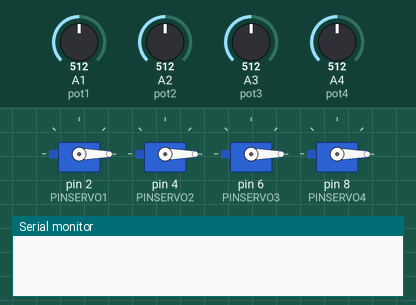
A sketch run on a simulated Arduino Uno, built with avr-gcc and run on an emulated ATmega328P. Parts: 4 × servo, the last lines printed to the serial monitor. The test bench sets the inputs (shaded band); at power-on: A1 (pot1) = 512, A2 (pot2) = 512, A3 (pot3) = 512, A4 (pot4) = 512.

Above: at 1.2 s.
1.3 s: A1 (pot1) set to 660
At 2.0 s:
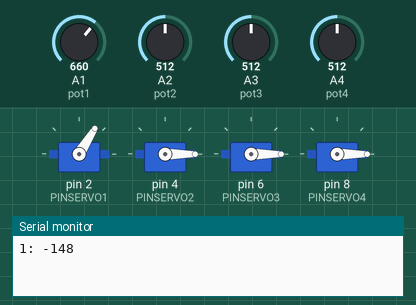
2.8 s: A2 (pot2) set to 596
4.3 s: A2 (pot2) set to 613
At 5.4 s:
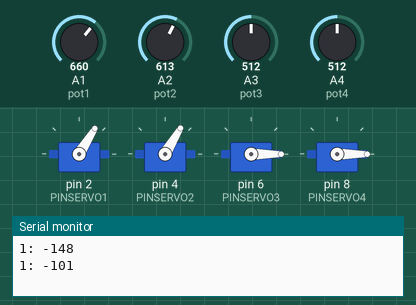
5.8 s: A3 (pot3) set to 605
7.3 s: A3 (pot3) set to 613
At 7.7 s:
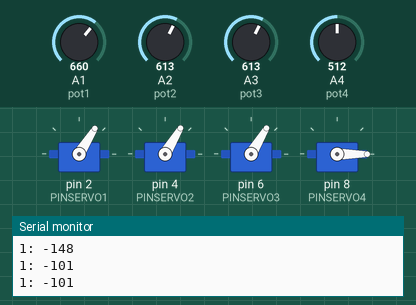
8.8 s: A4 (pot4) set to 604
10.3 s: A4 (pot4) set to 622
At 11.2 s:
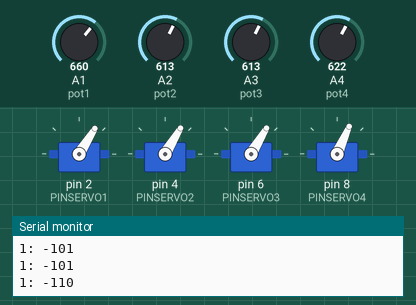
Timing chart, 0 to 12.8 s (numbered marks = the images above; inputs shaded):
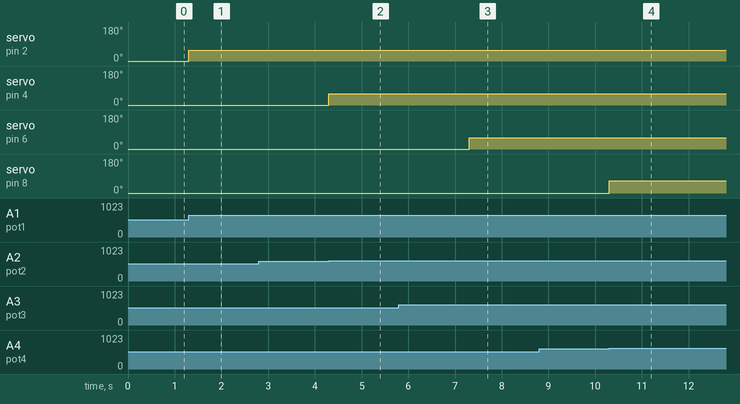

Measured:
- the behaviour switches between 612 and 613 on A2 (pot2) (found by bisection; images 1 and 2)
- the behaviour switches between 612 and 613 on A3 (pot3) (found by bisection; images 2 and 3)
- the behaviour switches between 612 and 613 on A4 (pot4) (found by bisection; images 3 and 4)
- after the input at 1.3 s, servo on pin 2 (PINSERVO1): 0° → 58° at once
- after the input at 2.8 s, every drawn part: stays the same
- after the input at 4.3 s, servo on pin 4 (PINSERVO2): 0° → 59° at once
- after the input at 5.8 s, every drawn part: stays the same
- after the input at 7.3 s, servo on pin 6 (PINSERVO3): 0° → 59° at once
- after the input at 8.8 s, every drawn part: stays the same
- after the input at 10.3 s, servo on pin 8 (PINSERVO4): 0° → 66° at once

The sketch:

Arduino_Servo_mix.ino
```cpp
#include <Servo.h>//Libreria Servo deja algunos pines sin funcionar buscar segun modelo de placa arduino
#include "max6675.h"

// Definir Variables Globales
String StringRecibido; // Donde se almacena toda la data entrante
char inChar; // Caracter que se recibe
String ComandoToEjecutar;
String indicesComando;
bool empiezaString = false;
bool terminaString = false;
int angulosCompuertas[32];//acepta hasta 32 compuertas por arduino, pueden ser mas
int indiceIntArray = 0;
unsigned long millisAnterior = 0;
int intervalo = 500;//indica cada cuantos milisegundos se quiere hacer una medicion
bool modomanual;


// Valores iniciales para calibracion de los motores
// Variables Dinamicas, agregar aca los pines de las demas sensores/servo motores
int PINSERVO1 = 2;
int PULSOMIN1 = 650;
int PULSOMAX1 = 2670;
int pot1 = 1;//pin en donde se conecta el potenciometro 1
int valpot1;//varible que lee el valor de los potenciometros


int PINSERVO2 = 4;
int PULSOMIN2 = 670;
int PULSOMAX2 = 2380;
int pot2 = 2;//pin en donde se conecta el potenciometro 2
int valpot2;//varible que lee el valor de los potenciometros

int PINSERVO3 = 6;
int PULSOMIN3 = 670;
int PULSOMAX3 = 2380;
int pot3 = 3;//pin en donde se conecta el potenciometro 3
int valpot3;//varible que lee el valor de los potenciometros

int PINSERVO4 = 8;
int PULSOMIN4 = 670;
int PULSOMAX4 = 2380;
int pot4 = 4;//pin en donde se conecta el potenciometro 4
int valpot4;//varible que lee el valor de los potenciometros

Servo servo1;
Servo servo2;
Servo servo3;
Servo servo4;

int umbral= 100;//en voltaje es la sensibilidad del potenciometro


int valpot1_i;
int valpot2_i;
int valpot3_i;
int valpot4_i;

void setup() {

  Serial.begin(9600);   // Configura la velocidad del puerto USB (9600 es un estandar)
  servo1.attach(PINSERVO1, PULSOMIN1, PULSOMAX1);//setea el pin de salida para el servomotor y su calibracion
  servo2.attach(PINSERVO2, PULSOMIN2, PULSOMAX2);
  servo3.attach(PINSERVO3, PULSOMIN3, PULSOMAX3);
  servo4.attach(PINSERVO4, PULSOMIN4, PULSOMAX4);
  Serial.begin(9600);
  servo1.write(0);//deja los servos en 0 grados inicialmente
  servo2.write(0);
  servo3.write(0);
  servo4.write(0);

  //Capturar el valor inicial de los potencion
  valpot1_i = analogRead(pot1);
  valpot2_i = analogRead(pot2);
  valpot3_i = analogRead(pot3);
  valpot4_i = analogRead(pot4);

  modomanual = false;//Para que no entre en la primera iteracion

  //pinMode(x, OUTPUT);  // Configura el pin 3 como Salida Digital

}

void loop() {
  if(modomanual){
      // Movimiento con potenciometro
  //si el valor de cada potenciometro excede un umbral definido quiere decir que se ha movido, por ende
  //se realiza el moviento manual del servomotor
  valpot1 = analogRead(pot1);
  valpot2 = analogRead(pot2);
  valpot3 = analogRead(pot3);
  valpot4 = analogRead(pot4);

  //Serial.println("1: " + String(valpot1));
  //Serial.println(valpot2);
  //Serial.println(valpot3);
  //Serial.println(valpot4);


  if(abs(valpot1_i-valpot1) > umbral){
    Serial.println("1: " + String(valpot1_i-valpot1));
    valpot1_i = valpot1;
    valpot1 = map(valpot1, 0, 1023, 0, 90);
     servo1.write(valpot1);

  }
   if(abs(valpot2_i-valpot2) > umbral){
    Serial.println("1: " + String(valpot2_i-valpot2));
    valpot2_i = valpot2;
    valpot2 = map(valpot2, 0, 1023, 0, 100);
     servo2.write(valpot2);

  }
    if(abs(valpot3_i-valpot3) > umbral){
      Serial.println("1: " + String(valpot3_i-valpot3));
      valpot3_i = valpot3;
    valpot3 = map(valpot3, 0, 1023, 0, 100);
     servo3.write(valpot3);

  }
    else if(abs(valpot4_i-valpot4) > umbral){
      Serial.println("1: " + String(valpot4_i-valpot4));
    valpot4_i = valpot4;
    valpot4 = map(valpot4, 0, 1023, 0, 110);
     servo4.write(valpot4);

  }

  }


  // Leer la informacion que proviene desde el USB
  while(Serial.available() > 0){
    inChar = Serial.read();
    if(inChar == '#' || empiezaString == true){// si el caracter recibido es #, significa que viene en camino un comando
      empiezaString = true;
      StringRecibido = String(StringRecibido + inChar);
    }
    if(inChar == '\n' || inChar == '*'){
      terminaString = true;
    }
  }
  // si un comando llega desde el puerto USB (un String que empiece y termine con #, '\n', respectivamente)
  if(terminaString){
    // Si hay un mensaje se ejecuta esta parte del codigo
    ComandoToEjecutar = StringRecibido.substring(0,4);
    indicesComando = StringRecibido.substring(4);//revisar la idea es que saque el numero de datos
    Serial.println(indicesComando);

    // En el Caso que llege un comando para modificar unos de los Servo Motores disponibles ("SER" de Servo Motor)
    if(ComandoToEjecutar == "#SER"){
      indiceIntArray = 0;//Otorga el largo menos uno de angulos Compuertas Array en esta iteracion
      String stringTemporal;
      const char charArray[indicesComando.length() + 1];// = indicesComando;//32*3 (n compuertas y 3 largo del caracteres maximos
      strcpy(charArray, indicesComando.c_str());
      for(int i=0; i < strlen(charArray);i++){
        char c = charArray[i];
        stringTemporal = String(stringTemporal + c);
        if(c == ';' || c == '\n' || c == '*'){
          angulosCompuertas[indiceIntArray] = stringTemporal.toInt();
          indiceIntArray++;
          stringTemporal = "";
        }
      }
      // Poner en orden los servo motores que se quieran mover, reemplazar el valor entre corchetes
      servo1.write(map(angulosCompuertas[0],0,90,0,90));//posicion 4 y 5 indican los valores donde se obtuvieron 0 y 90 grados en realidad, se usa para calibrar
      servo2.write(map(angulosCompuertas[1],0,90,0,110));
      servo3.write(map(angulosCompuertas[2],0,90,0,105));
      servo4.write(map(angulosCompuertas[3],0,90,0,105));
      modomanual = false;
      //servoMotor.write(map(angulosCompuertas[1],0,90,angulo donde se obtuvo 0°,angulo donde se obtuvo 90°));//en el caso de que sean mas de un servomotor
    }
    //else if(ComandoToEjecutar == "#XXX")...para mas casos de entradas

    // Reestablece las variables de entrada
    StringRecibido = "";
    empiezaString = false;
    terminaString = false;
  }
   //lee la informacion de los sensores y la envia por el puerto USB hacia una PC, con un determinado tiempo por cada medicion, intervalo se configura en variables globales
  unsigned long millisActual = millis();
  if(millisActual - millisAnterior >= intervalo){
    millisAnterior = millisActual;
    if(modomanual == false){
      modomanual = true;
    }
    // Concatenar la medicion de los sensores, debe ser print no println
    //Serial.println("#SEN" +String(lecturaTEMP)+ ";" + String(lecturaLuz));

  }
}
```
